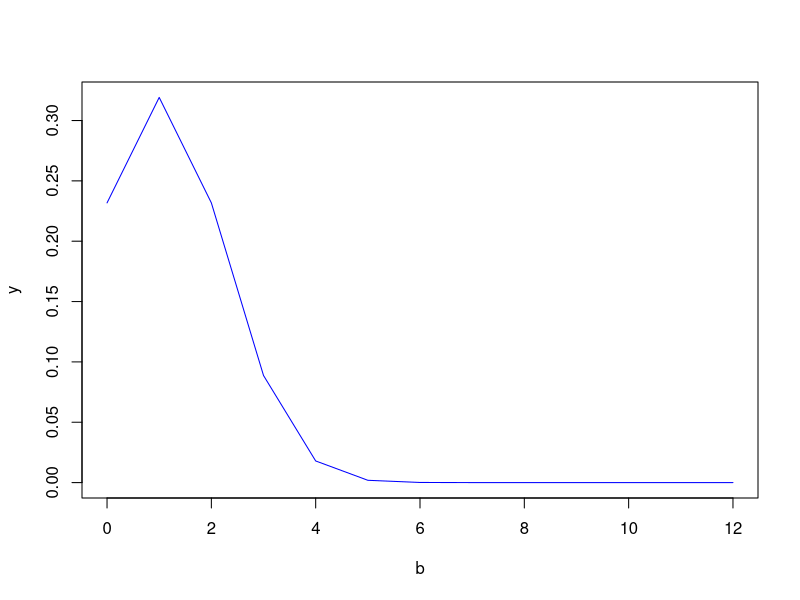

Recreate this plot in R.

densitate_gauss = function(m, sigma, a, n)
{
  b = seq(0, a, n)
  #distributia normala standard
  y = dnorm(b, m, sigma) 
  plot(b,y,type="l", col="blue")
  print(y)
  
}

densitate_gauss(1,1.25, 12, 1)


